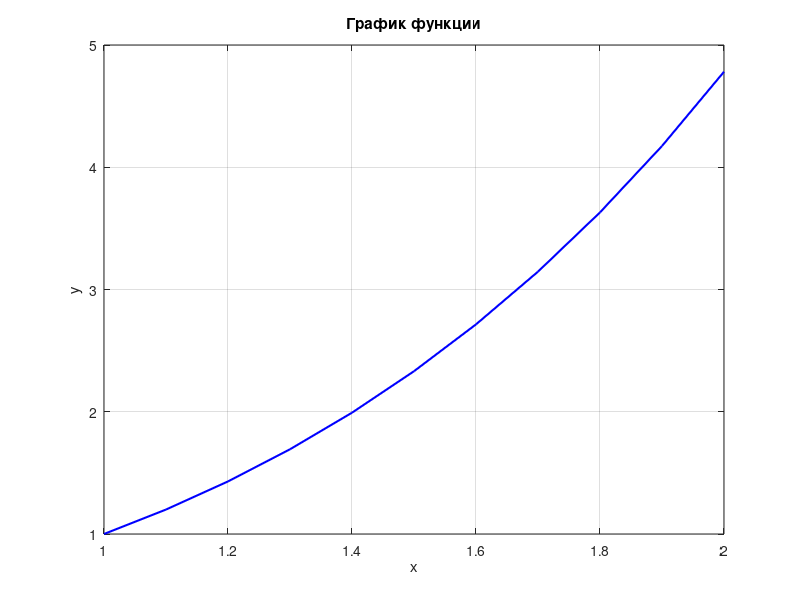

Source code (MATLAB):
% Функция из условия
f = @(x, y) (x + y);

% Аналитически вычисленная функция 
f_accuracy = @(x) (-x - 1 + 3 .* exp(x-1)); 

% Количество узлов n = 10 с шагом h = 0.1, граница решений [1;2]
a = 1;
b = 2;
n = 10;
h = 0.1;

% Генерация значений в списке x и y
x = a:h:b;
y = zeros(size(x));
y(1) = 1;

% Проходка по методу Эйлера
for i = 1:n
    y(i+1) = y(i) + h*f(x(i), y(i));
end

fprintf('Значения х');
disp(x);
fprintf('Значения y');
disp(y);
fprintf('Значение интеграла решенная аналитическим способом %.4f\n\n', f_accuracy(2));

% График функции из вычисленных значений x и y
plot(x, y, 'b-', 'LineWidth', 1.5);
grid on;
title("График функции");
xlabel('x');
ylabel('y');

% Погрешности вычисления 
y_analytical = f_accuracy(x);
Delta = abs(y_analytical - y);
delta = Delta ./ y_analytical * 100;

fprintf('Погрешности между методом Эйлера и аналитическим решением:\n');
for i = 1:length(x)
    fprintf('x=%.1f, y=%.4f, f_accuracy=%.4f, абсолютная погрешность=%.4e, относительная погрешность=%.2f%%\n', ...
        x(i), y(i), y_analytical(i), Delta(i), delta(i));
end
